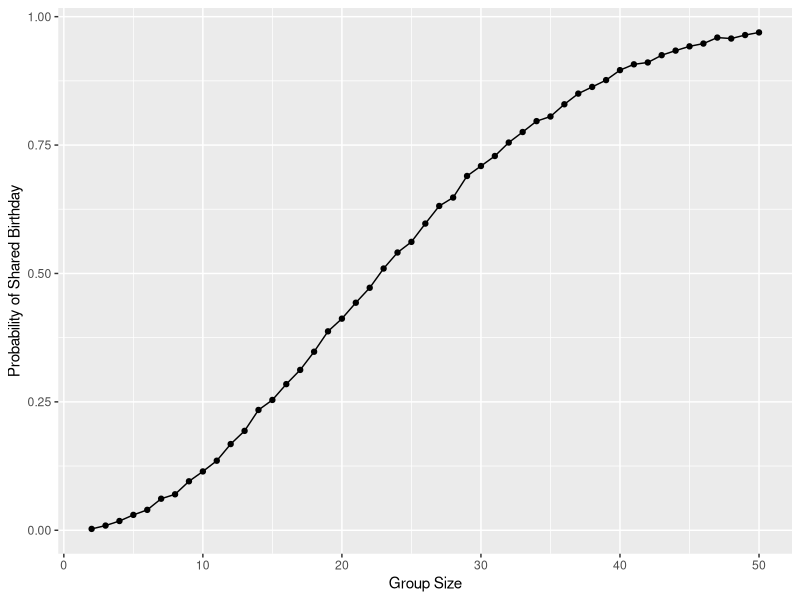

This figure's R source:
## ---- chunk 1
library(tidyverse)
## ---- chunk 2
bday_sim = function (n_room) {
  
  birthdays = sample(1:365, n_room, replace = TRUE)

  #if number of unique birthdays is < n_room (there is a repeated bday) this will return as true
  repeated_bday = length(unique(birthdays)) < n_room
  
  repeated_bday
  
}
## ---- chunk 3
bday_sim_results =
  expand_grid(
    bdays = 2:50, #number of people in the room
    iter = 1:10000 #number of simulation runs
  ) |> 
  mutate(
    result = map_lgl(bdays, bday_sim) #iterate
  ) |> 
  group_by(
    bdays
  ) |> 
  summarize(
    prob_repeat = mean(result) #probability at least two people in group share a birthday (avg across simulation runs)
  )
## ---- chunk 4
bday_sim_results |> 
  ggplot(aes(x = bdays, y = prob_repeat)) +
  geom_point() +
  geom_line() +
  labs(
    x = "Group Size",
    y = "Probability of Shared Birthday"
  )
